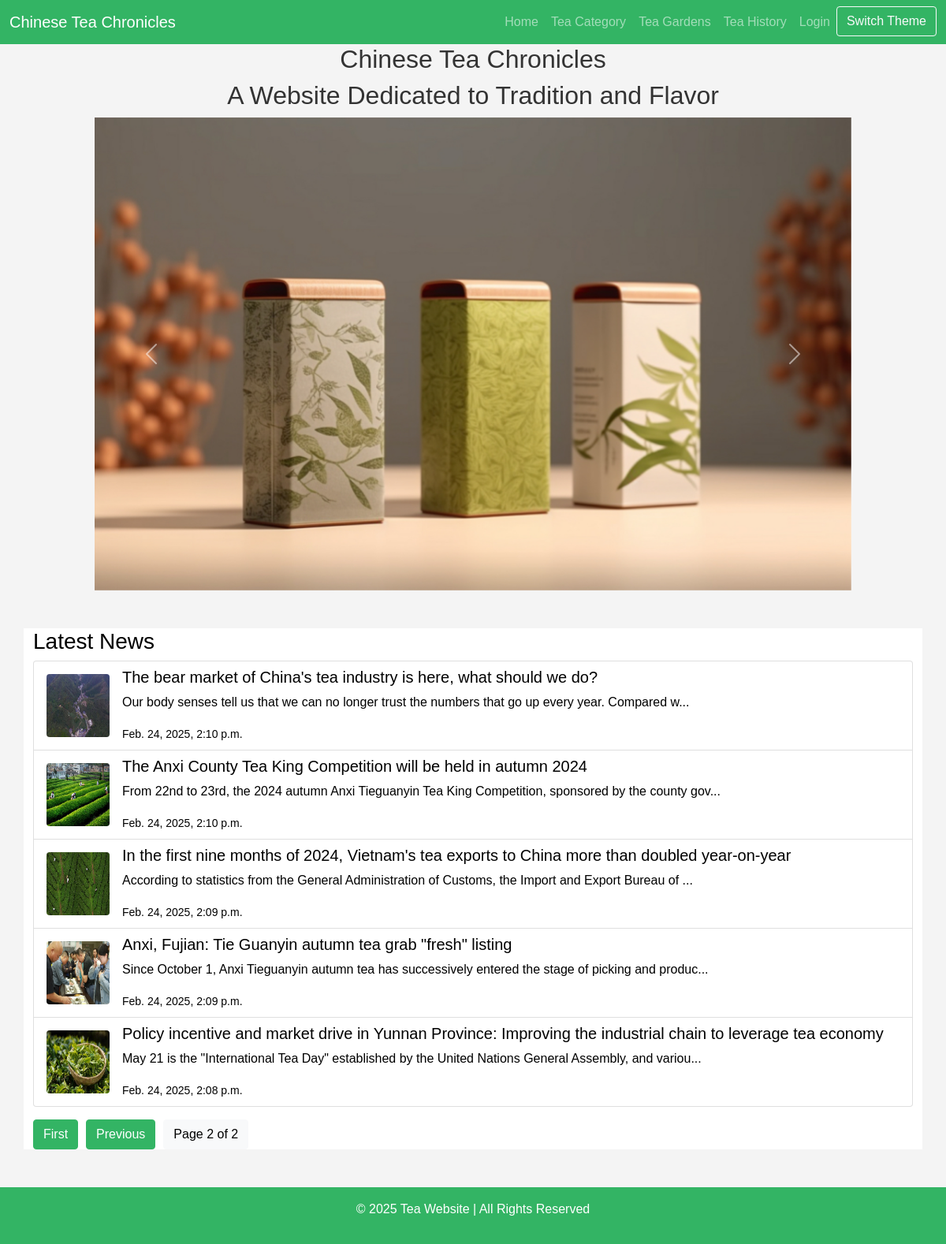
Screenshot of /?page=2 with the database file from the repository.
### core/models.py (models this page shows, shortened)
class News(models.Model):
    title = models.CharField(max_length=200)
    content = models.TextField()
    created_at = models.DateTimeField(auto_now_add=True)
    updated_at = models.DateTimeField(auto_now=True)
    image = models.ImageField(upload_to='news_images/', null=True, blank=True)

### core/views.py (the view)
# urls.py: path('', views.home, name='index'),
def home(request):
    tea_gardens = TeaGarden.objects.all()[:5]
    news_list = News.objects.all().order_by('-created_at')
    paginator = Paginator(news_list, 5)  # Show 5 news articles per page
    page_number = request.GET.get('page')
    news_page = paginator.get_page(page_number)
    return render(request, 'index.html', {'tea_gardens': tea_gardens, 'news': news_page})

### core/templates/index.html (shortened to what this page needs)
{% extends 'base.html' %}
{% load static %}
{% block content %}
<h2 class="text-center">Chinese Tea Chronicles</h2>
<h2 class="text-center">A Website Dedicated to Tradition and Flavor</h2>
<div id="introCarousel" class="carousel slide" data-bs-ride="carousel">
    <div class="carousel-inner">
        <div class="carousel-item active">
            <img src="{% static 'images/tea1.jpg' %}" class="d-block w-100" alt="Tea Image 1">
        </div>
    </div>
    <button class="carousel-control-prev" type="button" data-bs-target="#introCarousel" data-bs-slide="prev">
        <span class="carousel-control-prev-icon" aria-hidden="true"></span>
    </button>
    <button class="carousel-control-next" type="button" data-bs-target="#introCarousel" data-bs-slide="next">
        <span class="carousel-control-next-icon" aria-hidden="true"></span>
    </button>
</div>
<div class="container mt-5 latest-news">
    <h3>Latest News</h3>
    <div class="list-group ">
        {% for article in news %}
        <a href="{% url 'news_detail' pk=article.pk %}" class="list-group-item list-group-item-action d-flex align-items-center news-item latest-news">
            {% if article.image %}
            <img src="{{ article.image.url }}" alt="News Image" class="rounded me-3 latest-news" width="80" height="80">
            {% else %}
            <img src="https://picsum.photos/80/80?random={{ forloop.counter }}" alt="News Image" class="rounded me-3 latest-news" width="80" height="80">
            {% endif %}
            <div>
                <h5 class="latest-news">{{ article.title }}</h5>
                <p class="latest-news">{{ article.content|slice:":100" }}...</p>
                <small class="latest-news">{{ article.created_at }}</small>
            </div>
        </a>
        {% empty %}
        <p>No news available.</p>
        {% endfor %}
    </div>
    <div class="pagination mt-3">
        {% if news.has_previous %}
        <a class="btn btn-primary" href="?page=1" style="margin-right:10px">First</a>
        <a class="btn btn-primary" href="?page={{ news.previous_page_number }}" style="margin-right:10px">Previous</a>
        {% endif %}
        <span class="btn btn-light">
            Page {{ news.number }} of {{ news.paginator.num_pages }}
        </span>
    </div>
</div>
{% endblock %}

### core/templates/base.html (style rules this page uses)
body { background-color: #f4f4f4; color: #333; font-family: Arial, sans-serif; }
.btn-primary, .btn-danger { background-color: #33B464; border-color: #33B464; }
.latest-news { background-color: white; color: black; }

### core/templates/index.html (style rules this page uses)
#introCarousel { width: 80%; margin: 0 auto; }
.carousel-inner img { width: 100%; height: 600px; object-fit: cover; }

### rows the page displays
News: image (picture), title "The bear market of China's tea industry is here, what should we do?", content "Our body senses tell us that we can no longer trust the numbers that go up every year. Compared w", created_at "Feb. 24, 2025, 2:10 p.m."
News: image (picture), title "The Anxi County Tea King Competition will be held in autumn 2024", content "From 22nd to 23rd, the 2024 autumn Anxi Tieguanyin Tea King Competition, sponsored by the county gov", created_at "Feb. 24, 2025, 2:10 p.m."
News: image (picture), title "In the first nine months of 2024, Vietnam's tea exports to China more than doubled year-on-year", content "According to statistics from the General Administration of Customs, the Import and Export Bureau of", created_at "Feb. 24, 2025, 2:09 p.m."
News: image (picture), title "Anxi, Fujian: Tie Guanyin autumn tea grab \"fresh\" listing", content "Since October 1, Anxi Tieguanyin autumn tea has successively entered the stage of picking and produc", created_at "Feb. 24, 2025, 2:09 p.m."
News: image (picture), title "Policy incentive and market drive in Yunnan Province: Improving the industrial chain to leverage tea economy", content "May 21 is the \"International Tea Day\" established by the United Nations General Assembly, and variou", created_at "Feb. 24, 2025, 2:08 p.m."

### other values shown
{{ news.number }} "2"
{{ news.paginator.num_pages }} "2"
